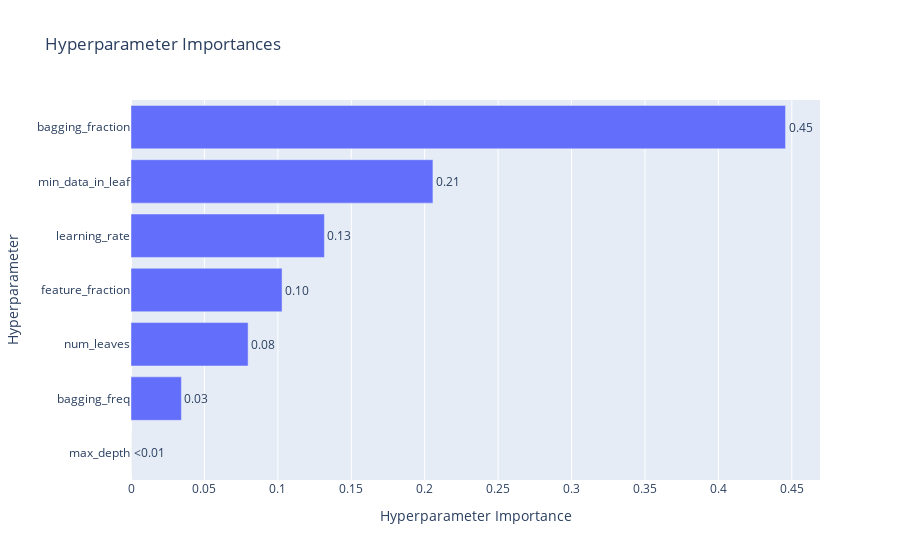
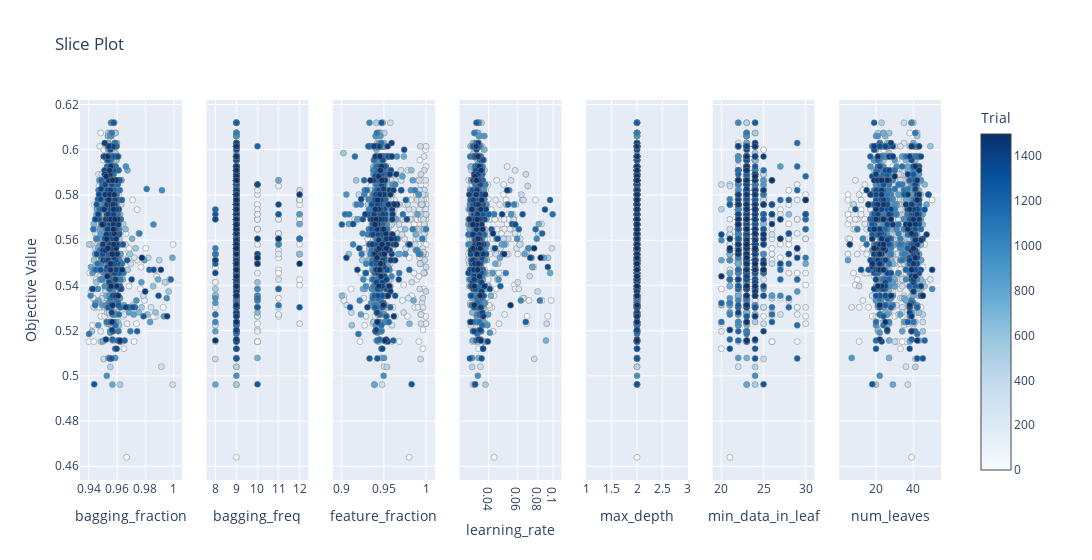

The code cell stored with these charts, in order, in its notebook:
### Code cell
# --- Celda Nueva: Análisis de Hiperparámetros ---
from optuna.visualization import plot_param_importances, plot_slice

# 1. Gráfico de Importancia de Hiperparámetros
# Muestra qué hiperparámetros tuvieron el mayor impacto en el score.
param_importances = plot_param_importances(study)
param_importances.show()

# 2. Gráfico de Corte (Slice Plot)
# Muestra cómo varía el score para cada valor de cada hiperparámetro.
# Es excelente para ver los "rangos buenos" de cada parámetro.
slice_plot = plot_slice(study)
slice_plot.show()

### Figure 1 — Plotly figure (JSON) as saved in the notebook; plotly's stock layout.template omitted (floating-point values rounded to 4 significant figures)
{"data": [{"cliponaxis": false, "hovertemplate": ["max_depth (IntDistribution): 0.0<extra></extra>", "bagging_freq (IntDistribution): 0.03433172361642907<extra></extra>", "num_leaves (IntDistribution): 0.07974880636472666<extra></extra>", "feature_fraction (FloatDistribution): 0.10285809570387582<extra></extra>", "learning_rate (FloatDistribution): 0.13171639214573402<extra></extra>", "min_data_in_leaf (IntDistribution): 0.20561264430810433<extra></extra>", "bagging_fraction (FloatDistribution): 0.4457323378611299<extra></extra>"], "name": "Objective Value", "orientation": "h", "text": ["<0.01", "0.03", "0.08", "0.10", "0.13", "0.21", "0.45"], "textposition": "outside", "type": "bar", "x": [0, 0.03433, 0.07975, 0.1029, 0.1317, 0.2056, 0.4457], "y": ["max_depth", "bagging_freq", "num_leaves", "feature_fraction", "learning_rate", "min_data_in_leaf", "bagging_fraction"]}], "layout": {"title": {"text": "Hyperparameter Importances"}, "xaxis": {"title": {"text": "Hyperparameter Importance"}}, "yaxis": {"title": {"text": "Hyperparameter"}}}}

### Figure 2 — Plotly figure (JSON) as saved in the notebook; plotly's stock layout.template omitted (floating-point values rounded to 4 significant figures; data arrays with more than 128 entries replaced by an {"elided": "..."} marker saying what was removed)
{"data": [{"marker": {"color": {"elided": "1500 int values"}, "colorbar": {"title": {"text": "Trial"}, "x": 1, "xpad": 40}, "colorscale": [[0, "rgb(247,251,255)"], [0.125, "rgb(222,235,247)"], [0.25, "rgb(198,219,239)"], [0.375, "rgb(158,202,225)"], [0.5, "rgb(107,174,214)"], [0.625, "rgb(66,146,198)"], [0.75, "rgb(33,113,181)"], [0.875, "rgb(8,81,156)"], [1, "rgb(8,48,107)"]], "line": {"color": "Grey", "width": 0.5}, "showscale": true}, "mode": "markers", "name": "Feasible Trial", "showlegend": false, "type": "scatter", "x": {"elided": "1500 float values"}, "xaxis": "x", "y": {"elided": "1500 float values"}, "yaxis": "y"}, {"marker": {"color": {"elided": "1500 int values"}, "colorbar": {"title": {"text": "Trial"}, "x": 1, "xpad": 40}, "colorscale": [[0, "rgb(247,251,255)"], [0.125, "rgb(222,235,247)"], [0.25, "rgb(198,219,239)"], [0.375, "rgb(158,202,225)"], [0.5, "rgb(107,174,214)"], [0.625, "rgb(66,146,198)"], [0.75, "rgb(33,113,181)"], [0.875, "rgb(8,81,156)"], [1, "rgb(8,48,107)"]], "line": {"color": "Grey", "width": 0.5}, "showscale": false}, "mode": "markers", "name": "Feasible Trial", "showlegend": false, "type": "scatter", "x": {"elided": "1500 int values"}, "xaxis": "x2", "y": {"elided": "1500 float values"}, "yaxis": "y2"}, {"marker": {"color": {"elided": "1500 int values"}, "colorbar": {"title": {"text": "Trial"}, "x": 1, "xpad": 40}, "colorscale": [[0, "rgb(247,251,255)"], [0.125, "rgb(222,235,247)"], [0.25, "rgb(198,219,239)"], [0.375, "rgb(158,202,225)"], [0.5, "rgb(107,174,214)"], [0.625, "rgb(66,146,198)"], [0.75, "rgb(33,113,181)"], [0.875, "rgb(8,81,156)"], [1, "rgb(8,48,107)"]], "line": {"color": "Grey", "width": 0.5}, "showscale": false}, "mode": "markers", "name": "Feasible Trial", "showlegend": false, "type": "scatter", "x": {"elided": "1500 float values"}, "xaxis": "x3", "y": {"elided": "1500 float values"}, "yaxis": "y3"}, {"marker": {"color": {"elided": "1500 int values"}, "colorbar": {"title": {"text": "Trial"}, "x": 1, "xpad": 40}, "colorscale": [[0, "rgb(247,251,255)"], [0.125, "rgb(222,235,247)"], [0.25, "rgb(198,219,239)"], [0.375, "rgb(158,202,225)"], [0.5, "rgb(107,174,214)"], [0.625, "rgb(66,146,198)"], [0.75, "rgb(33,113,181)"], [0.875, "rgb(8,81,156)"], [1, "rgb(8,48,107)"]], "line": {"color": "Grey", "width": 0.5}, "showscale": false}, "mode": "markers", "name": "Feasible Trial", "showlegend": false, "type": "scatter", "x": {"elided": "1500 float values"}, "xaxis": "x4", "y": {"elided": "1500 float values"}, "yaxis": "y4"}, {"marker": {"color": {"elided": "1500 int values"}, "colorbar": {"title": {"text": "Trial"}, "x": 1, "xpad": 40}, "colorscale": [[0, "rgb(247,251,255)"], [0.125, "rgb(222,235,247)"], [0.25, "rgb(198,219,239)"], [0.375, "rgb(158,202,225)"], [0.5, "rgb(107,174,214)"], [0.625, "rgb(66,146,198)"], [0.75, "rgb(33,113,181)"], [0.875, "rgb(8,81,156)"], [1, "rgb(8,48,107)"]], "line": {"color": "Grey", "width": 0.5}, "showscale": false}, "mode": "markers", "name": "Feasible Trial", "showlegend": false, "type": "scatter", "x": {"elided": "1500 int values"}, "xaxis": "x5", "y": {"elided": "1500 float values"}, "yaxis": "y5"}, {"marker": {"color": {"elided": "1500 int values"}, "colorbar": {"title": {"text": "Trial"}, "x": 1, "xpad": 40}, "colorscale": [[0, "rgb(247,251,255)"], [0.125, "rgb(222,235,247)"], [0.25, "rgb(198,219,239)"], [0.375, "rgb(158,202,225)"], [0.5, "rgb(107,174,214)"], [0.625, "rgb(66,146,198)"], [0.75, "rgb(33,113,181)"], [0.875, "rgb(8,81,156)"], [1, "rgb(8,48,107)"]], "line": {"color": "Grey", "width": 0.5}, "showscale": false}, "mode": "markers", "name": "Feasible Trial", "showlegend": false, "type": "scatter", "x": {"elided": "1500 int values"}, "xaxis": "x6", "y": {"elided": "1500 float values"}, "yaxis": "y6"}, {"marker": {"color": {"elided": "1500 int values"}, "colorbar": {"title": {"text": "Trial"}, "x": 1, "xpad": 40}, "colorscale": [[0, "rgb(247,251,255)"], [0.125, "rgb(222,235,247)"], [0.25, "rgb(198,219,239)"], [0.375, "rgb(158,202,225)"], [0.5, "rgb(107,174,214)"], [0.625, "rgb(66,146,198)"], [0.75, "rgb(33,113,181)"], [0.875, "rgb(8,81,156)"], [1, "rgb(8,48,107)"]], "line": {"color": "Grey", "width": 0.5}, "showscale": false}, "mode": "markers", "name": "Feasible Trial", "showlegend": false, "type": "scatter", "x": {"elided": "1500 int values"}, "xaxis": "x7", "y": {"elided": "1500 float values"}, "yaxis": "y7"}], "layout": {"title": {"text": "Slice Plot"}, "width": 2100, "xaxis": {"anchor": "y", "domain": [0, 0.1184], "title": {"text": "bagging_fraction"}}, "xaxis2": {"anchor": "y2", "domain": [0.1469, 0.2653], "title": {"text": "bagging_freq"}}, "xaxis3": {"anchor": "y3", "domain": [0.2939, 0.4122], "title": {"text": "feature_fraction"}}, "xaxis4": {"anchor": "y4", "domain": [0.4408, 0.5592], "title": {"text": "learning_rate"}, "type": "log"}, "xaxis5": {"anchor": "y5", "domain": [0.5878, 0.7061], "title": {"text": "max_depth"}}, "xaxis6": {"anchor": "y6", "domain": [0.7347, 0.8531], "title": {"text": "min_data_in_leaf"}}, "xaxis7": {"anchor": "y7", "domain": [0.8816, 1.0], "title": {"text": "num_leaves"}}, "yaxis": {"anchor": "x", "domain": [0, 1], "title": {"text": "Objective Value"}}, "yaxis2": {"anchor": "x2", "domain": [0, 1], "matches": "y", "showticklabels": false}, "yaxis3": {"anchor": "x3", "domain": [0, 1], "matches": "y", "showticklabels": false}, "yaxis4": {"anchor": "x4", "domain": [0, 1], "matches": "y", "showticklabels": false}, "yaxis5": {"anchor": "x5", "domain": [0, 1], "matches": "y", "showticklabels": false}, "yaxis6": {"anchor": "x6", "domain": [0, 1], "matches": "y", "showticklabels": false}, "yaxis7": {"anchor": "x7", "domain": [0, 1], "matches": "y", "showticklabels": false}}}
